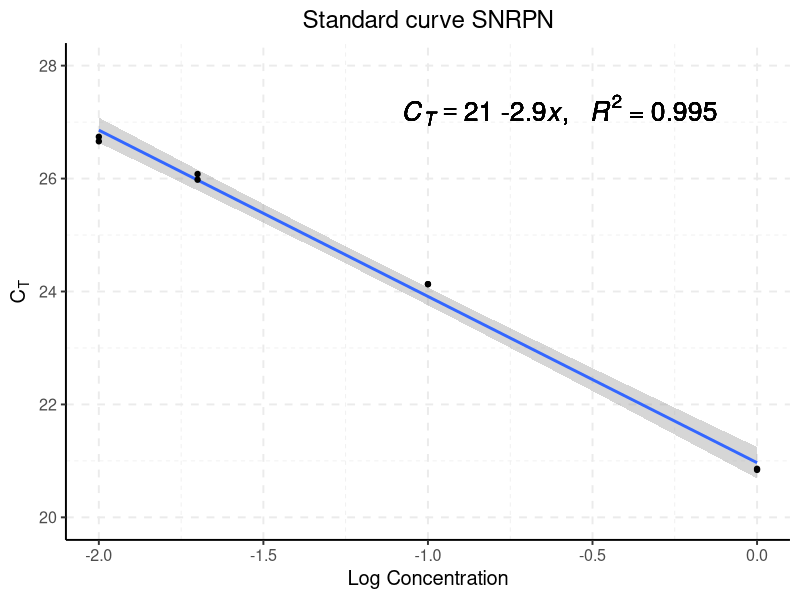
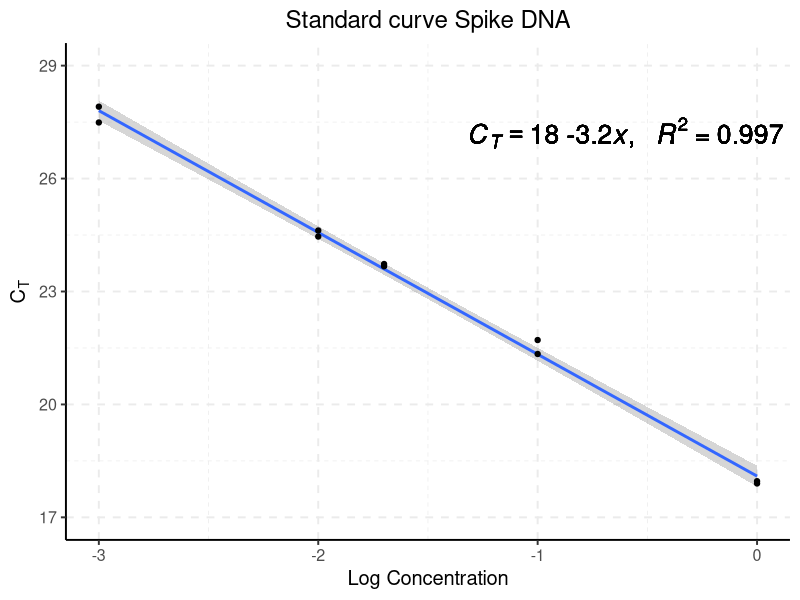
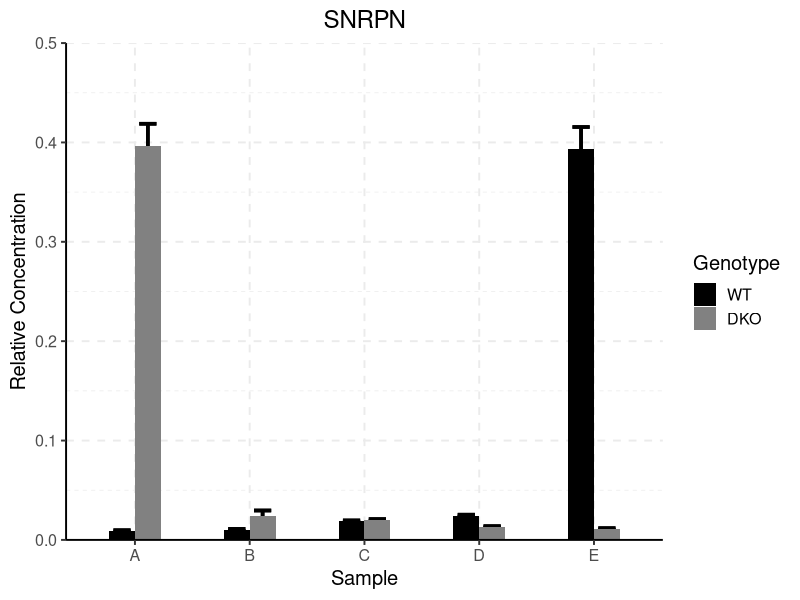
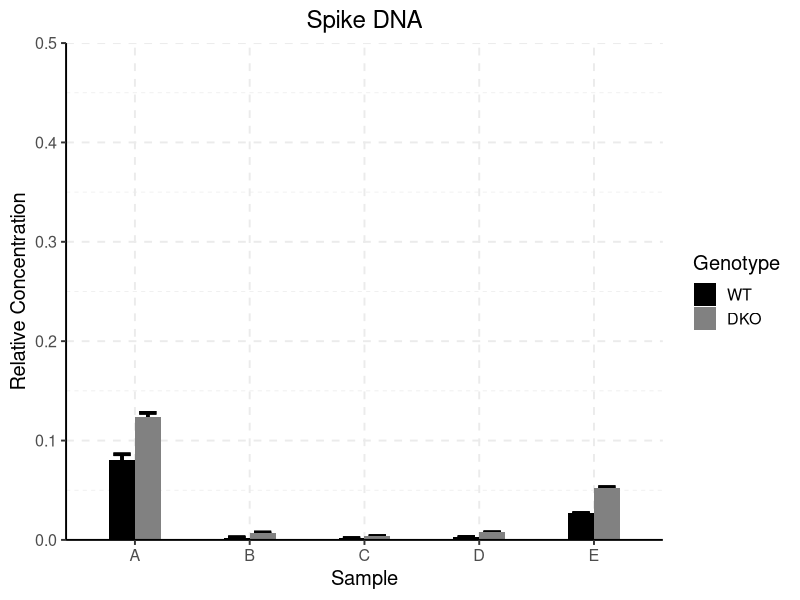

The R source for these figures, in order:
library(ggplot2)
library(readxl)
library(dplyr)
library(ggpubr)

# read in excel file which contains qPCR results (provided by Supervisor)
setwd("data/")
excel <- read_excel(path = "Course_MCiPqPCR9_9_20.xls")

# select only columns that are relevant for us (Pos, Sample, Ct)
# also select rows that are relevant for us. In this case all rows containing A (standard), B(SNRPN)
# and F (spike in standard), J (spike in)

standard_gene <- excel %>%
    select(c("Pos", "Sample", "Ct")) %>%
    filter(grepl("A\\d+", Pos))

standard_spike <- excel %>%
    select(c("Pos", "Sample", "Ct")) %>%
    filter(grepl("F\\d+", Pos))

gene <- excel %>%
    select(c("Pos", "Sample", "Ct")) %>%
    filter(grepl("B\\d+", Pos))

spike <- excel %>%
    select(c("Pos", "Sample", "Ct")) %>%
    filter(grepl("J\\d+", Pos))

# for standard we have to convert column Sample to double instead of chr
standard_gene$Sample <- as.double(standard_gene$Sample)

standard_spike$Sample <- as.double(standard_spike$Sample)


# calculate regression equation
lm_eqn_gene <- lm(standard_gene$Ct ~ standard_gene$Sample)

lm_eqn_spike <- lm(standard_spike$Ct ~ standard_spike$Sample)


# isolate metrics for the regression of the gene
metrics <- list(
    a = format(unname(coef(lm_eqn_gene)[1]), digits = 2),
    b = format(unname(coef(lm_eqn_gene)[2]), digits = 2),
    r2 = format(summary(lm_eqn_gene)$r.squared, digits = 3)
)

eq <- substitute(italic(C[T]) == a * " " * b  * italic(x) * ", " ~  ~ italic(R) ^ 2 ~ "=" ~ r2,
               metrics)

equation <- as.character(as.expression(eq))


# plot the standard (row A)

# svg("StandardCurve_SNRPN.# svg")
ggplot(standard_gene, aes(x = Sample, y = Ct)) +
    geom_smooth(method = "lm", se = T) +
    geom_point() +
    xlab("Log Concentration") +
    ylab(bquote(C[T])) +
    geom_text(
        x = -0.6,
        y = 27.21,
        label = equation,
        parse = T,
        size = 6.7
    ) +
    theme_classic(base_size = 14.5)+
    scale_y_continuous(limits = c(20, 28))+
    grids(linetype="dashed")+
    ggtitle("Standard curve SNRPN")+
    theme(plot.title = element_text(hjust = 0.5))
# dev.off()


metrics_spike <- list(
    a = format(unname(coef(lm_eqn_spike)[1]), digits = 2),
    b = format(unname(coef(lm_eqn_spike)[2]), digits = 2),
    r2 = format(summary(lm_eqn_spike)$r.squared, digits = 3)
)

eq_spike <- substitute(italic(C[T]) == a * " " * b  * italic(x) * ", " ~  ~ italic(R) ^ 2 ~ "=" ~ r2,
                 metrics_spike)

equation_spike <- as.character(as.expression(eq_spike))


# plot the standard for the spike

# svg("StandardCurve_spike.# svg")
ggplot(standard_spike, aes(x = Sample, y = Ct)) +
    geom_smooth(method = "lm", se = T) +
    geom_point() +
    xlab("Log Concentration") +
    ylab(bquote(C[T])) +
    geom_text(
        x = -0.6,
        y = 27.21,
        label = equation_spike,
        parse = T,
        size = 6.7
    ) +
    theme_classic(base_size = 14.5)+
    scale_y_continuous(limits = c(17, 29), breaks = seq(17,29, by=3))+
    grids(linetype="dashed")+
    ggtitle("Standard curve Spike DNA")+
    theme(plot.title = element_text(hjust = 0.5))

 # dev.off()






# use the regression equation to calculate the log concentration of our gene and spike in
gene["LogConcentration"] <- (gene$Ct - 20.967) / -2.945

spike["LogConcentration"] <- (spike$Ct - 18.095) / -3.237

# calculate relative concentrattion

gene["RelativeConcentration"] <- 10 ^ gene$LogConcentration

spike["RelativeConcentration"] <- 10 ^ spike$LogConcentration

# calculate average for technical duplicates

gene <- gene %>%
    group_by(Sample) %>%
    mutate(AverageRelConc = mean(RelativeConcentration, na.rm = T)) %>%
    mutate(sd = sd(RelativeConcentration, na.rm = T))

spike <- spike %>%
    group_by(Sample) %>%
    mutate(AverageRelConc = mean(RelativeConcentration, na.rm = T)) %>%
    mutate(sd = sd(RelativeConcentration, na.rm = T))






# remove genotype from sample name and move it to new column
gene$Sample <- sub("wt\\d+|dko\\d+", "", gene$Sample)
gene["Genotype"] <- c(rep("WT", 10), rep("DKO", 10))

spike$Sample <- sub("wt\\d+|dko\\d+", "", spike$Sample)
spike["Genotype"] <- c(rep("WT", 10), rep("DKO", 10))

# rearrange order of the plot
gene$Genotype <- factor(gene$Genotype, levels = c("WT", "DKO"))

spike$Genotype <- factor(spike$Genotype, levels = c("WT", "DKO"))




# plot the average Rel concentration for the gene

# svg("SNRP.# svg")
ggplot(gene, aes(x = Sample, y = AverageRelConc, fill = Genotype)) +
    geom_errorbar(
        aes(ymin = AverageRelConc - sd, ymax = AverageRelConc + sd),
        position = position_dodge(0.45),
        width = 0.3,
        size = 1.23
    ) +
    geom_bar(stat = "identity",
             position = position_dodge(),
             width = 0.45) +
    ylab("Relative Concentration") +
    scale_fill_manual(values = c("black", "#818181")) +
    scale_y_continuous(
        expand = c(0, 0),
        limits = c(0, 0.5),
        breaks = seq(0, 0.5, by = 0.1)
    )+
    theme_classic(base_size = 14.5)+
    grids(linetype="dashed")+
    ggtitle("SNRPN")+
    theme(plot.title = element_text(hjust = 0.5))

# dev.off()

# plot the average Rel concentration for the spike

# svg("spike.# svg")
ggplot(spike, aes(x = Sample, y = AverageRelConc, fill = Genotype)) +
    geom_errorbar(
        aes(ymin = AverageRelConc - sd, ymax = AverageRelConc + sd),
        position = position_dodge(0.45),
        width = 0.3,
        size = 1.23
    ) +
    geom_bar(stat = "identity",
             position = position_dodge(),
             width = 0.45) +
    ylab("Relative Concentration") +
    scale_fill_manual(values = c("black", "#818181")) +
    scale_y_continuous(expand = c(0, 0), limits = c(0, 0.5))+
    theme_classic(base_size = 14.5)+
    grids(linetype="dashed")+
    ggtitle("Spike DNA")+
    theme(plot.title = element_text(hjust = 0.5))
# dev.off()

